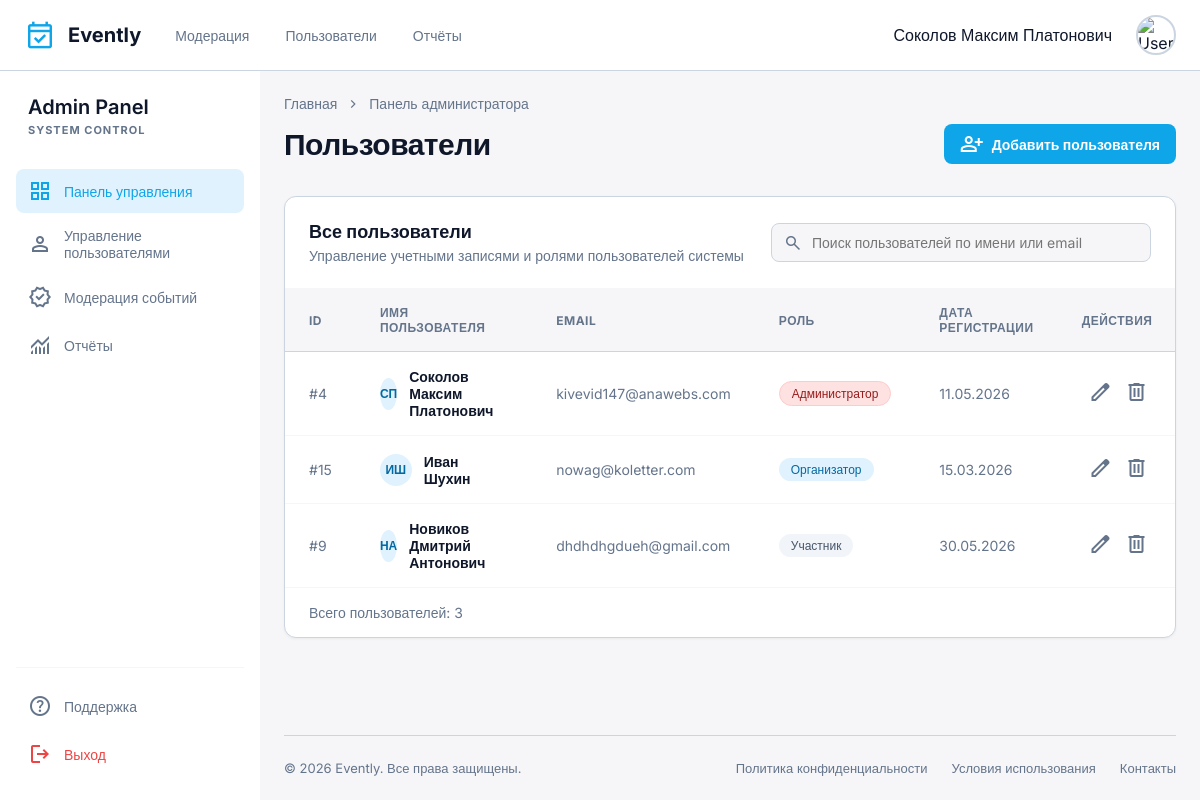
/admin-page.php (signed in), run on the app's committed database.
### tables this page shows
CREATE TABLE `organizers` (
  `id` int(11) NOT NULL,
  `name` varchar(60) NOT NULL,
  `email` varchar(70) NOT NULL,
  `phone` varchar(20) NOT NULL DEFAULT '',
  `password` varchar(256) NOT NULL,
  `role` enum('participants','organizer','admin') NOT NULL,
  `created_at` timestamp(6) NOT NULL DEFAULT current_timestamp(6)
);

CREATE TABLE `participants` (
  `id_participants` int(11) NOT NULL,
  `name` varchar(50) NOT NULL,
  `email` varchar(70) NOT NULL,
  `password` varchar(256) NOT NULL,
  `phone` varchar(15) NOT NULL DEFAULT '',
  `surname` varchar(50) NOT NULL DEFAULT '',
  `role` enum('organizer','participant','admin') NOT NULL,
  `created_at` timestamp(6) NOT NULL DEFAULT current_timestamp(6)
);

### helpers.php (called while the page is built, shortened)
<?php
if (!function_exists('e')) {
    function e($value): string {
        return htmlspecialchars((string)($value ?? ''), ENT_QUOTES, 'UTF-8');
    }
}

### admin-page.php (the view, shortened to what this page needs)
<?php
require __DIR__ . '/bd.php';
require __DIR__ . '/helpers.php';
$allUsers = [];
$stmt = $pdo->query("SELECT id, name, email, role, created_at FROM admins");
$admins = $stmt->fetchAll(PDO::FETCH_ASSOC);
foreach ($admins as $user) {
    $user['table_role'] = 'admin';
    $allUsers[] = $user;
}
$stmt = $pdo->query("SELECT id, name, email, role, created_at FROM organizers");
$organizers = $stmt->fetchAll(PDO::FETCH_ASSOC);
foreach ($organizers as $user) {
    $user['table_role'] = 'organizer';
    $allUsers[] = $user;
}
$stmt = $pdo->query("SELECT id_participants as id, name, email, role, created_at FROM participants");
$participants = $stmt->fetchAll(PDO::FETCH_ASSOC);
foreach ($participants as $user) {
    $user['table_role'] = 'participant';
    $allUsers[] = $user;
}
?>
<!DOCTYPE html>
<html lang="ru">
<head>
    <link rel="stylesheet" href="admin-page.css">
    <link rel="stylesheet" href="alerts.css">
    <link rel="stylesheet" href="ui-polish.css">
</head>
<body>
    <header class="header">
        <div class="header__left">
            <a href="Evently-hub.php" class="logo">
                <span class="logo__icon material-symbols-outlined">event_available</span>
                <span class="logo__text">Evently</span>
            </a>
            <nav class="nav">
                <?php if (isset($_SESSION['user_role']) && $_SESSION['user_role'] === 'admin'): ?>
                    <a href="admin-event.php" class="nav__link">Модерация</a>
                    <a href="admin-page.php" class="nav__link">Пользователи</a>
                    <a href="admin-reports.php" class="nav__link">Отчёты</a>
                <?php endif; ?>
            </nav>
        </div>
        <div class="header__right">
            <?php if (isset($_SESSION['user_id'])): ?>
                <div class="teg-name">
                    <?= htmlspecialchars($_SESSION['name'] ?? 'Пользователь'); ?>
                </div>
                <img src="https://images.unsplash.com/photo-1494790108377-be9c29b29330?q=80&w=100&h=100&auto=format&fit=crop"
                    alt="User" class="nav-avatar">
            </div>
        <?php else: ?>
            <a href="login.php" class="btn-login">Вход</a>
            <a href="registration.php" class="btn-login">Регистрация</a>
        <?php endif; ?>
    </header>
    <div class="app-wrapper">
        <aside class="sidebar">
            <div class="sidebar__header">
                <h2>Admin Panel</h2>
                <p>System Control</p>
            </div>
            <nav class="sidebar__nav">
                <a href="admin-page.php" class="sidebar__link sidebar__link--active">
                    <span class="material-symbols-outlined">grid_view</span> Панель управления
                </a>
                <a href="add-user.php" class="sidebar__link">
                    <span class="material-symbols-outlined">person</span> Управление пользователями
                </a>
                <a href="admin-event.php" target="_blank" class="sidebar__link">
                    <span class="material-symbols-outlined">verified</span> Модерация событий
                </a>
                <a href="admin-reports.php" class="sidebar__link">
                    <span class="material-symbols-outlined">monitoring</span> Отчёты
                </a>
            </nav>
            <div class="sidebar__footer">
                <a href="data-processing-law.php" class="sidebar__link">
                    <span class="material-symbols-outlined">help</span> Поддержка
                </a>
                <a href="logout.php" class="sidebar__link sidebar__link--danger" onclick="return confirm('Вы уверены, что хотите выйти?')">
                    <span class="material-symbols-outlined">logout</span> Выход
                </a>
            </div>
        </aside>
        <main class="main-content">
            <div class="breadcrumbs">
                <a href="Evently-hub.php">Главная</a>
                <span class="material-symbols-outlined">chevron_right</span>
                <span>Панель администратора</span>
            </div>
            <div class="page-header">
                <h1 class="page-title">Пользователи</h1>
                <a href="add-user.php" class="btn-primary">
                    <span class="material-symbols-outlined">person_add</span>
                    Добавить пользователя
                </a>
            </div>
            <div class="data-card">
                <div class="data-card__header">
                    <div class="data-card__info">
                        <h3>Все пользователи</h3>
                        <p>Управление учетными записями и ролями пользователей системы</p>
                    </div>
                    <div class="search-box">
                        <span class="material-symbols-outlined search-box__icon">search</span>
                        <input type="text" id="userSearch" class="search-box__input"
                            placeholder="Поиск пользователей по имени или email">
                    </div>
                </div>
                <div class="table-responsive">
                    <table class="data-table">
                        <thead>
                            <tr>
                                <th>ID</th>
                                <th>Имя пользователя</th>
                                <th>Email</th>
                                <th>Роль</th>
                                <th>Дата регистрации</th>
                                <th class="text-right">Действия</th>
                            </tr>
                        </thead>
                        <tbody>
                            <?php if (empty($allUsers)): ?>
                                <tr>
                                    <td colspan="6" class="empty-state">Нет зарегистрированных пользователей.</td>
                                </tr>
                            <?php else: ?>
                                <?php foreach ($allUsers as $user): ?>
                                    <tr class="user-row" data-search="<?= e(mb_strtolower($user['name'].' '.$user['email'])) ?>">
                                        <td class="text-muted">#<?= e($user['id']) ?></td>
                                        <td>
                                            <div class="user-cell">
                                                <?php
                                                $initials = mb_substr($user['name'], 0, 1);
                                                if (strrchr($user['name'], ' ')) {
                                                    $initials .= mb_substr((strrchr($user['name'], ' ')), 1, 1);
                                                }
                                                ?>
                                                <div class="avatar avatar--blue"><?= htmlspecialchars($initials) ?></div>
                                                <span class="font-medium"><?= htmlspecialchars($user['name']) ?></span>
                                            </div>
                                        </td>
                                        <td class="text-muted"><?= htmlspecialchars($user['email']) ?></td>
                                        <td>
                                            <?php if ($user['role'] === 'admin'): ?>
                                                <span class="badge badge--red">Администратор</span>
                                            <?php elseif ($user['role'] === 'organizer'): ?>
                                                <span class="badge badge--blue">Организатор</span>
                                            <?php else: ?>
                                                <span class="badge badge--gray">Участник</span>
                                            <?php endif; ?>
                                        </td>
                                        <td class="text-muted"><?= date('d.m.Y', strtotime($user['created_at'])) ?></td>
                                        <td class="text-right">
                                            <a href="edit-user.php?id=<?= (int)$user['id'] ?>&role=<?= e($user['table_role']) ?>"
                                                class="action-btn" title="Редактировать"><span
                                                    class="material-symbols-outlined">edit</span></a>
                                            <form method="post" action="delete-user-handler.php" style="display:inline"
                                                onsubmit="return confirm('Вы уверены, что хотите удалить этого пользователя?');">
                                                <button type="submit" class="action-btn action-btn--danger" title="Удалить"><span class="material-symbols-outlined">delete</span></button>
                                            </form>
                                        </td>
                                    </tr>
                                <?php endforeach; ?>
                            <?php endif; ?>
                        </tbody>
                    </table>
                </div>
                <div class="pagination-block">
                    <span class="pagination-info">Всего пользователей: <?= count($allUsers) ?></span>
                </div>
            </div>
            <footer class="footer">
                <div class="footer__copy">© 2026 Evently. Все права защищены.</div>
                <div class="footer__links">
                    <a href="data-processing-law.php">Политика конфиденциальности</a>
                    <a href="data-processing-law.php">Условия использования</a>
                    <a href="data-processing-law.php">Контакты</a>
                </div>
            </footer>
        </main>
    </div>
</body>
</html>

### ui-polish.css (style rules this page uses)
:root { --ev-ring: #0ea5e9; --ev-ease: 200ms cubic-bezier(.4, 0, .2, 1); }
button, [role="button"], .btn, .btn-primary, .btn-outline, .btn-register, .btn-more, .btn-submit, .submit-btn, .btn-search, .btn-login, .view-all, label.role-card { cursor: pointer; transition: transform var(--ev-ease), box-shadow var(--ev-ease), background-color var(--ev-ease), color var(--ev-ease), border-color var(--ev-ease); }
.nav__link, .top-nav a, .footer__links a, .footer-links a { transition: color var(--ev-ease), opacity var(--ev-ease); }

### data on the page
organizers: id "15", name "ИШ", name "Иван Шухин", email "nowag@koletter.com", role "Организатор", created_at "15.03.2026"
participants: id_participants "9", name "НА", name "Новиков Дмитрий Антонович", email "dhdhdhgdueh@gmail.com", role "Участник", created_at "30.05.2026"

### other printed values
$_SESSION['name'] "Соколов Максим Платонович"
$user['id'] "4"
$initials "СП"
$user['name'] "Соколов Максим Платонович"
$user['email'] "kivevid147@anawebs.com"
date('d.m.Y', strtotime($user['created_at'])) "11.05.2026"
count($allUsers) "3"
